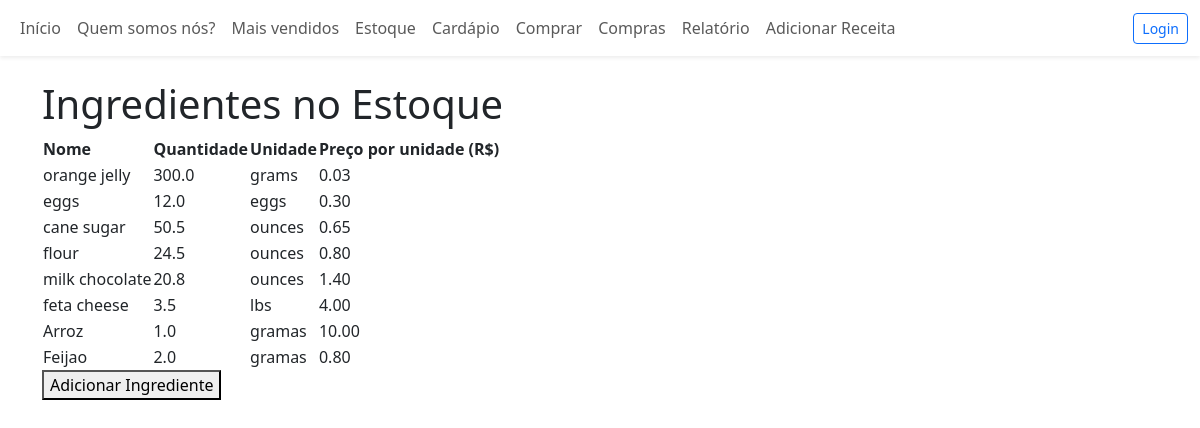
/inventory/ingredients/, run on an earlier commit of the app's database.
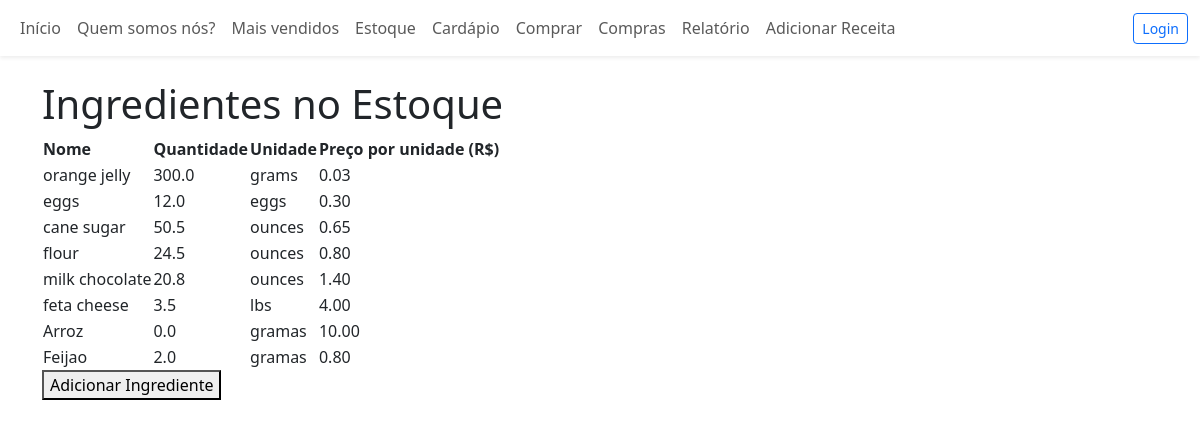
And on a later commit of the database.
### inventory/models.py (models this page shows, shortened)
class Ingredient(models.Model):
    name = models.CharField(max_length=100, unique=True)
    quantity = models.FloatField(help_text="Quantidade disponível em estoque")
    unit = models.CharField(max_length=20, help_text="Ex: gramas, litros, unidades")
    price_per_unit = models.DecimalField(max_digits=8, decimal_places=2)

### inventory/views.py (the view)
# urls.py: path('ingredients/', IngredientListView.as_view(), name='ingredients'),
class IngredientListView(ListView):
    model = Ingredient
    template_name = 'inventory/inventory_list.html'
    context_object_name = 'ingredients'

### inventory/templates/inventory/inventory_list.html (shortened to what this page needs)
{% extends "inventory/base.html" %}
{% block content %}
  <h1>Ingredientes no Estoque</h1>
  <table>
    <thead>
      <tr>
        <th>Nome</th>
        <th>Quantidade</th>
        <th>Unidade</th>
        <th>Preço por unidade (R$)</th>
      </tr>
    </thead>
    <tbody>
      {% for ingredient in ingredients %}
      <tr>
        <td>{{ ingredient.name }}</td>
        <td>{{ ingredient.quantity }}</td>
        <td>{{ ingredient.unit }}</td>
        <td>{{ ingredient.price_per_unit|floatformat:2 }}</td>
      </tr>
      {% empty %}
      <tr><td colspan="4">Nenhum ingrediente encontrado.</td></tr>
      {% endfor %}
    </tbody>
  </table>
  <a href="{% url 'inventory:ingredient-add' %}"><button>Adicionar Ingrediente</button></a>
{% endblock %}

What changed in the data, as far as the page shows it:
changed Ingredient "Arroz": quantity "1.0" → "0.0"
